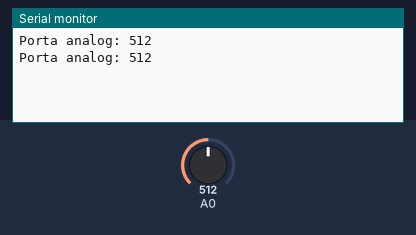
A sketch run on a simulated Arduino Uno, built with avr-gcc and run on an emulated ATmega328P. Parts: the last lines printed to the serial monitor. The inputs (shaded band) are chosen by the test bench; at power-on: A0 = 512.

Above: at 1.8 s.
1.9 s: A0 set to 716
At 2.8 s:
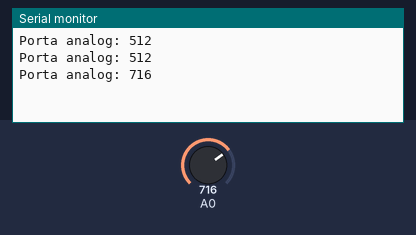
3.4 s: A0 set to 900
At 4.8 s:
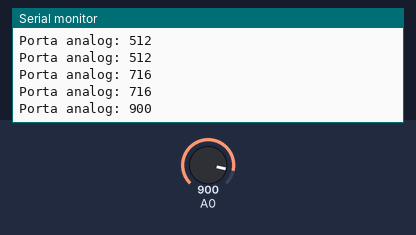
Timing chart, 0 to 6.4 s (numbered marks = the images above; inputs shaded):
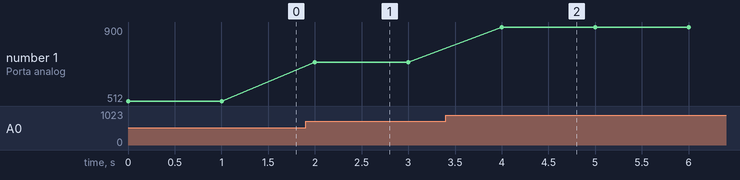

Measured:
- after the input at 1.9 s, the serial monitor: prints a new line after 0.10 s (image 1)
- after the input at 3.4 s, the serial monitor: prints a new line after 0.60 s (image 2)
- plotted number 1: 512 → 716 after the input at 1.9 s, 716 → 900 after the input at 3.4 s

The sketch:

higrometro.ino
```cpp
class Higrometro
{

  const int pin;

  public:

  int v;

  int getPin()
  {
    return pin;
  }

  Higrometro(int pin)
  {
    pin = pin;
  }

};

Higrometro higrometro(A0);

void setup() {

  Serial.begin(9600);

  pinMode(higrometro.getPin(), INPUT);

}

void loop() {

  higrometro.v = analogRead(higrometro.getPin());

  Serial.print("Porta analog: ");
  Serial.println(higrometro.v);

  // 0 to 400 = umido
  // 400 to 800 = moderado
  // 800 to 1024 = seco

  delay(1000);

}
```
